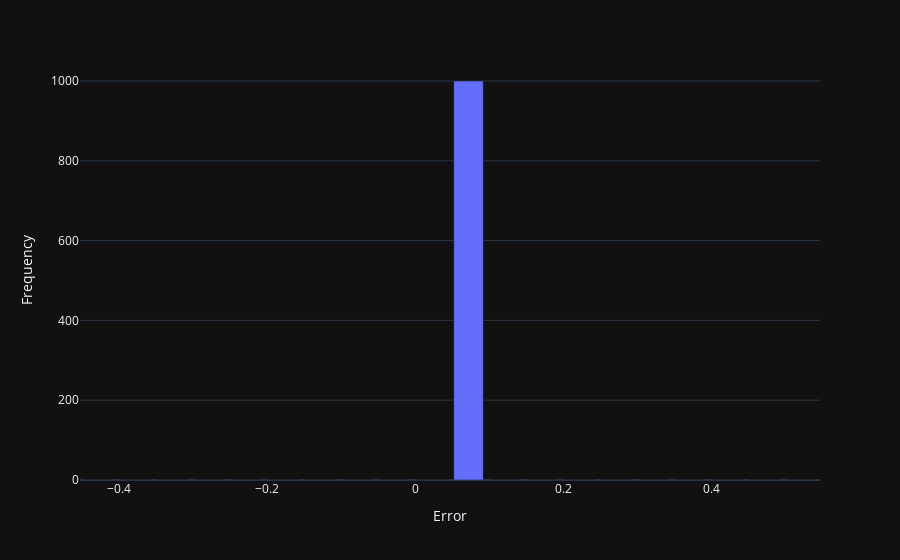

The notebook cell saved with this chart:
### Code cell
n_cliques = 2
errors = []
for i in range(nsim):
    network = nx.connected_caveman_graph(l=n_cliques, k=dims//n_cliques)
    adj = nx.adjacency_matrix(network).todense()
    err, final_belief = dg.degroot_err(adj, init_belief, correct_belief, niter_degroot)
    errors.append(err)

hist, bins = np.histogram(errors, bins=20) 
print(np.mean(errors), np.std(errors))
px.bar(x=bins[1:], y=hist, labels={'x':'Error', 'y':'Frequency'})

### Figure 1 — Plotly figure (JSON) as saved in the notebook; plotly's stock layout.template omitted (floating-point values rounded to 4 significant figures)
{"data": [{"alignmentgroup": "True", "hovertemplate": "Error=%{x}<br>Frequency=%{y}<extra></extra>", "legendgroup": "", "marker": {"color": "#636efa", "pattern": {"shape": ""}}, "name": "", "offsetgroup": "", "orientation": "v", "showlegend": false, "textposition": "auto", "x": [-0.4281, -0.3781, -0.3281, -0.2781, -0.2281, -0.1781, -0.1281, -0.07807, -0.02807, 0.02193, 0.07193, 0.1219, 0.1719, 0.2219, 0.2719, 0.3219, 0.3719, 0.4219, 0.4719, 0.5219], "xaxis": "x", "y": [0, 0, 0, 0, 0, 0, 0, 0, 0, 0, 1000, 0, 0, 0, 0, 0, 0, 0, 0, 0], "yaxis": "y", "type": "bar"}], "layout": {"xaxis": {"anchor": "y", "domain": [0.0, 1.0], "title": {"text": "Error"}}, "yaxis": {"anchor": "x", "domain": [0.0, 1.0], "title": {"text": "Frequency"}}, "legend": {"tracegroupgap": 0}, "margin": {"t": 60}, "barmode": "relative"}}
